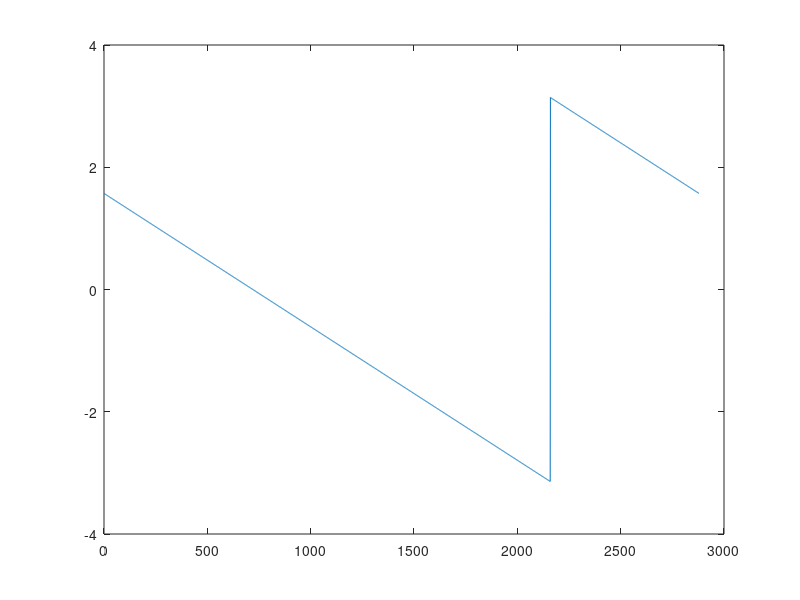

MATLAB code to generate this figure: (Note: this script raises an error after producing the figure.)
% 場景測試腳本：順時針圓 下的路徑生成驗證


clear all
close all
clc

%%%%%%%%%   180 �� �� 0�� �� �W�b�� concave �꩷���| %%%%%%%%%%%%%%%

points=360*8;
t=linspace(pi,-pi,points);
a=25;

for i=1:points
x(i)=(a+5)+a*cos(t(i));
y(i)=(a+5)+a*sin(t(i));
end

Temp0=[x;y];
M=length(x);

%%%%%~~~~~~~~~~~~~~~~~~~~~~~  Get Heading Angle ~~~~~~~~~~~~~~~~~%%%%%%%%%%

for i=1:M-1
y_d=y(i+1)-y(i);
x_d=x(i+1)-x(i);
theda(i)=atan2(y_d,x_d);
theda_deg(i)=rad2deg(theda(i));
end
%%%%%%%%%%%%%%%%%%%%%%%%%%%%%%%%%%%%%%%%%%%%%%%%%%%%%%%%%%%%%%%%%%%%%%%%%%%

figure (1)
plot(theda)

%%%%%%%%%%%%%%%%%%%%%%%%%%%%%%%%%%%%%%%%%%%%%%%%%%%%%%%%%%%%%%%%%%%%%%%%%%%
for k=1:15
    
start=2000; 
start=(k-1)*200+2
target=200*k
if target>M
target=M-1;
end


now=[x(start);y(start)];
next=[x(target);y(target)];

delta=next-now
theda_in=theda(start)
theda_out=theda(target)
if theda_in<0 && theda_out>0
theda_out=theda(target)-2*pi
else
theda_out=theda(target)   
end

phi_tag=theda_out-theda_in
check=rad2deg(phi_tag)

delta_b=now-[x(start-1);y(start-1)]
[ alfa Quadrant] = my_yaw_angle( delta_b )
TFS=[cos(alfa) -sin(alfa); sin(alfa) cos(alfa)];  

iTFS=inv(TFS)
QQQ=iTFS*delta

x_tag=QQQ(1);
y_tag=QQQ(2);

xic=[0 0 0 0]';
[ ZZ p] = my_path( x_tag, y_tag, phi_tag, xic );
% 
% %%%%%%%%%%%%%%%%%%%%%%%%%%%%   Path Rotation   %%%%%%%%%%%%%%%%%%%%%%%%%%%%

for i=1:1000
Temp=[ ZZ(1,i) ZZ(2,i)]';    
ZZ_R(:,i)=TFS*Temp+now;
end

%%%%%%%%%%%%%%%%%%%%%%%%%%%%%%%%%%%%%%%%%%%%%%%%%%%%%%%%%%%%%%%%%%%%%%%%%%%
figure (2)
hold on
plot(x,y,'r');
plot(next(1,1),next(2,1),'k*');
plot(now(1,1),now(2,1),'ks');

xlabel('X')
ylabel('Y')
plot(ZZ_R(1,:),ZZ_R(2,:),'b');
title('Path Cruve Fitting Demo')
axis equal
pause(0.3)
end
